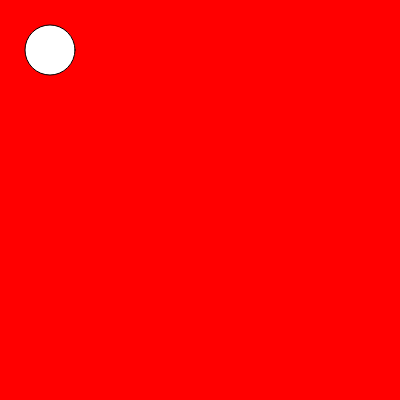
Frame 1 (no input)
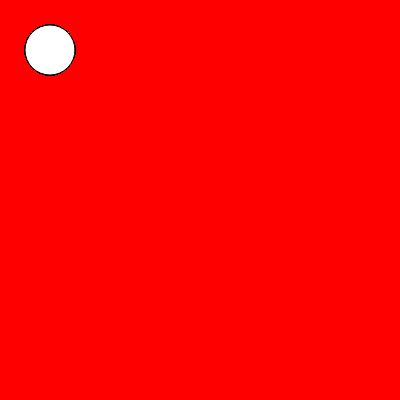
Frame 60 (no input)
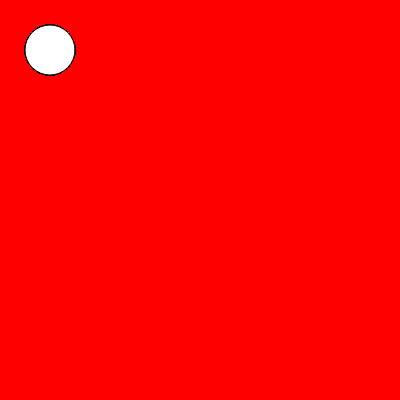
Frame 120 (the mouse pressed at the canvas centre since frame 60)

The p5.js sketch that drew these frames (run headless with seeded random() and noise() and a simulated clock; from frame 60 on, the mouse is pressed at the canvas centre):

// p5.js sketch
// ── sketch.js
function setup(){
    createCanvas(400,400);
    background('red')
}


function mouseDragged(){
    ellipse(mouseX, mouseY, 50, 50);
    return false
}

function draw(){
    ellipse(50,50,50,50);
}
